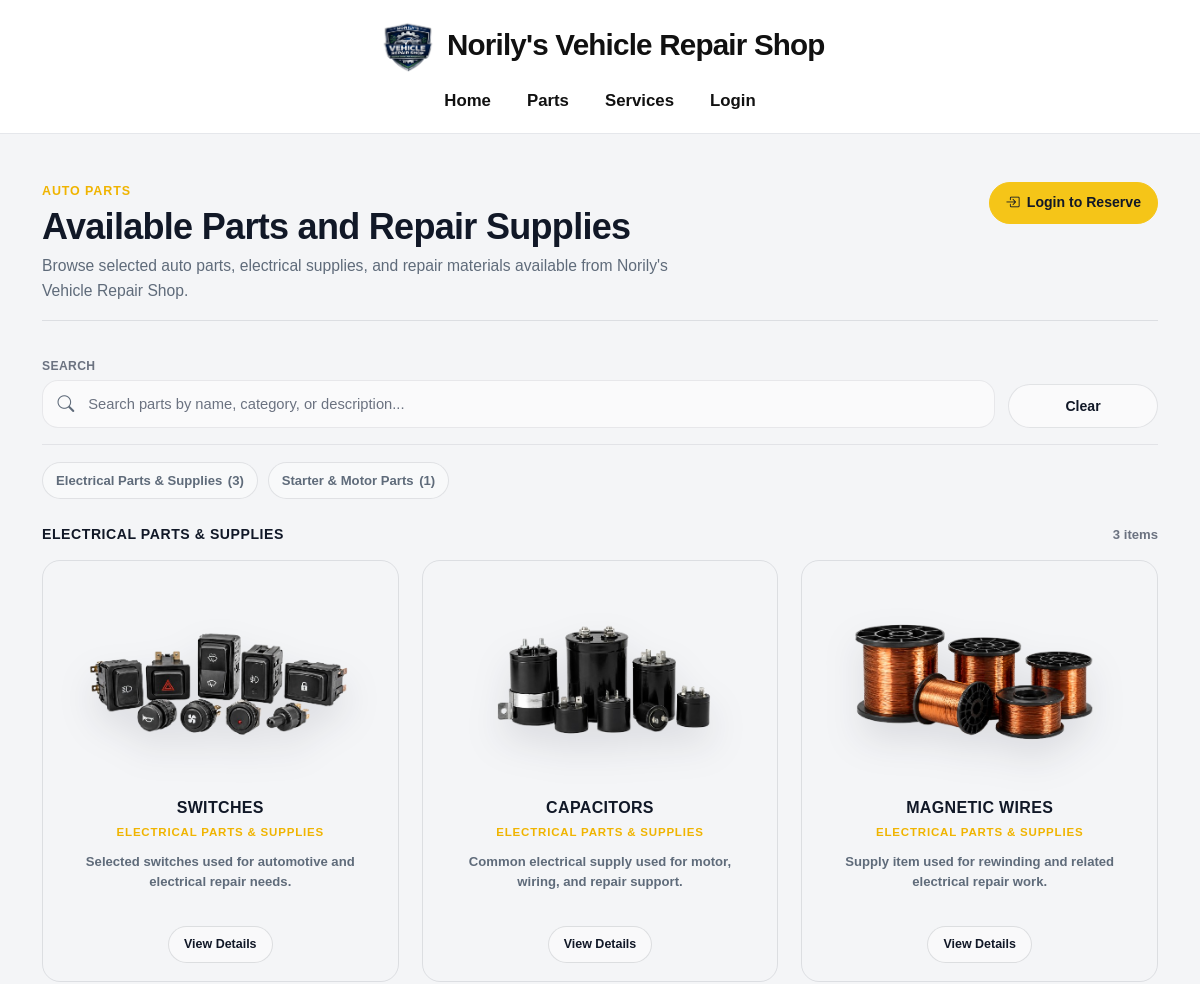
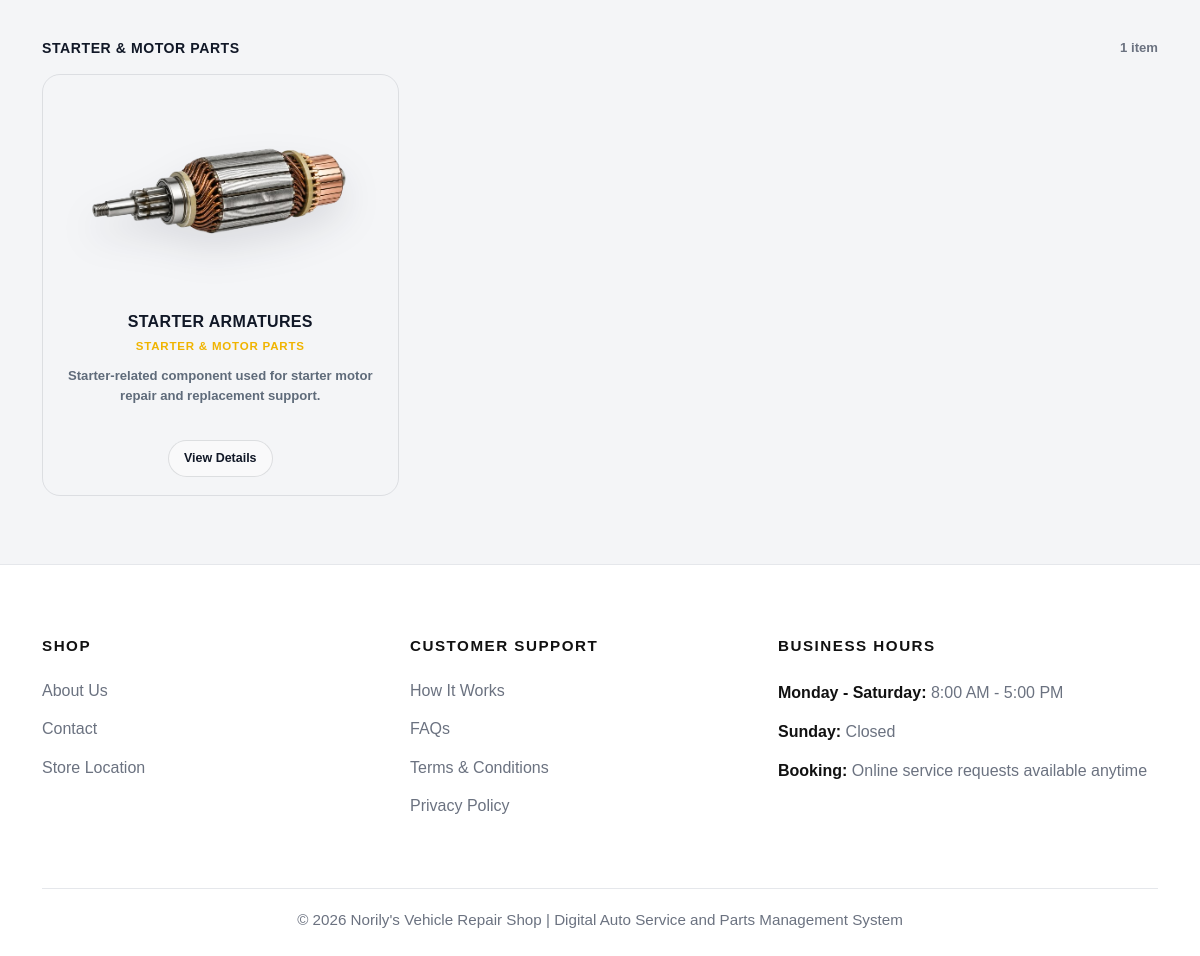
/public_pages/parts.php, run on an earlier commit of the app's database (2 pictures, top to bottom).
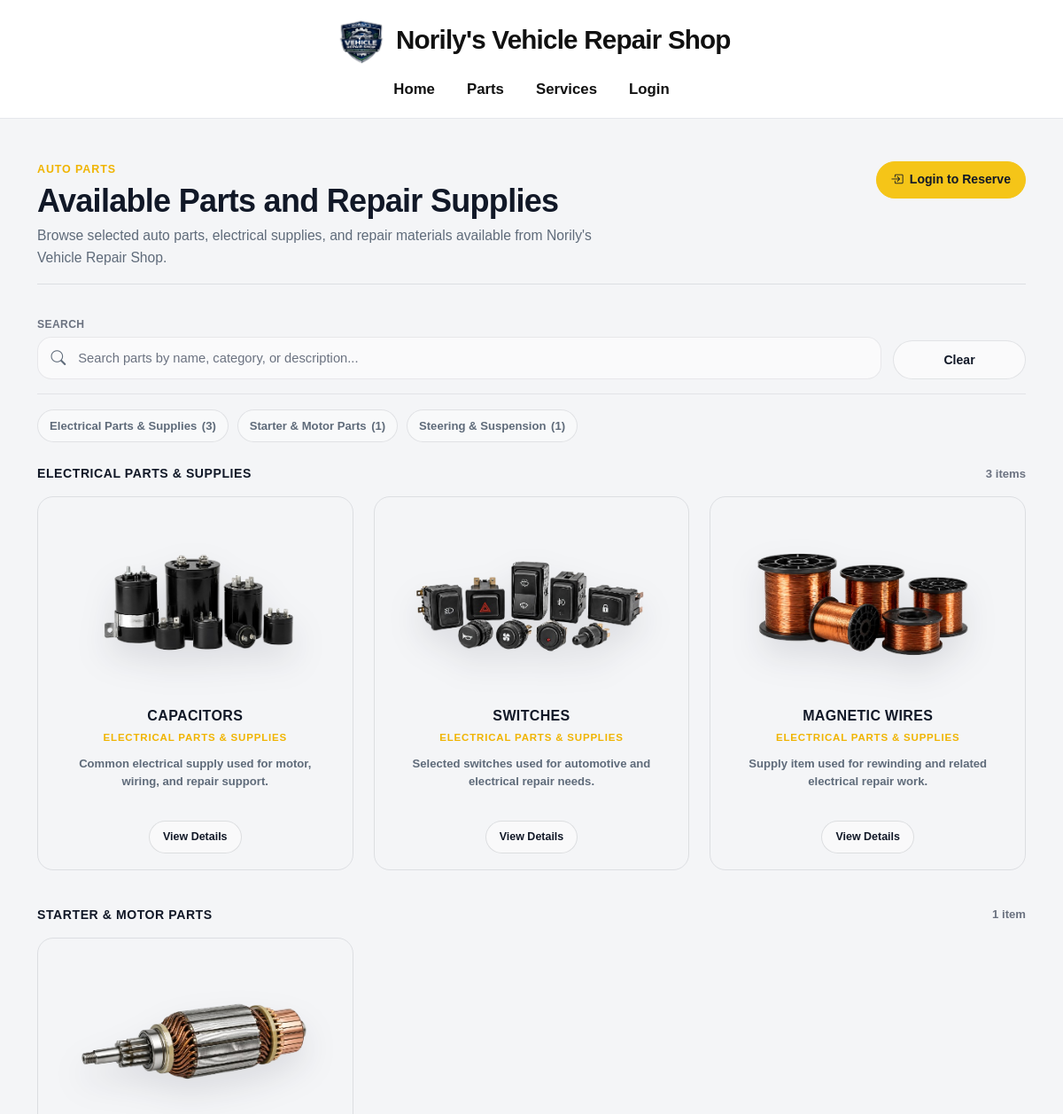
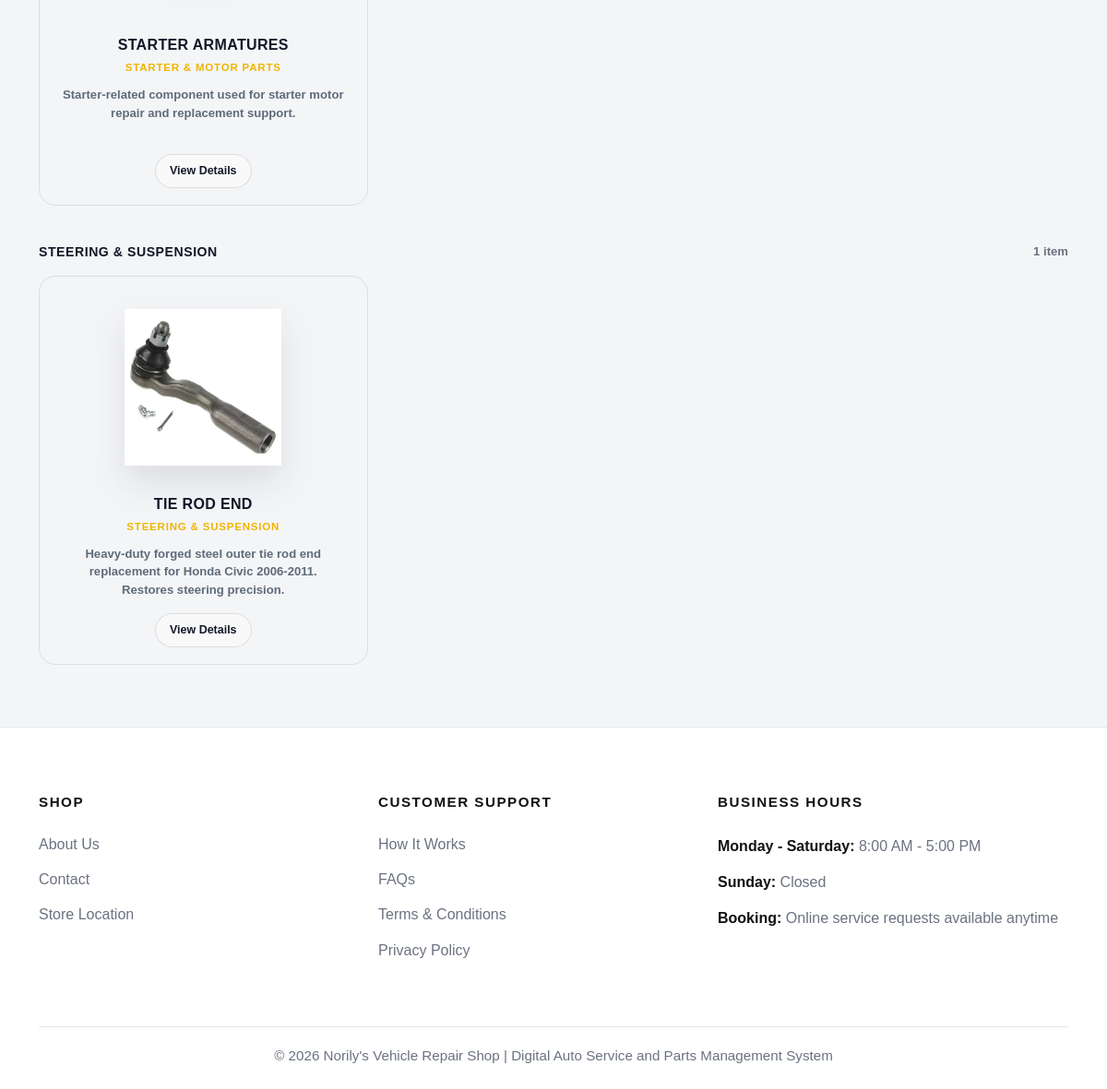
And on a later commit of the database (2 pictures, top to bottom).
### tables this page shows
CREATE TABLE `part` (
  `part_id` int(11) NOT NULL,
  `category` varchar(100) NOT NULL,
  `brand` varchar(100) DEFAULT NULL,
  `part_name` varchar(50) NOT NULL,
  `description` text DEFAULT NULL,
  `specification` text DEFAULT NULL,
  `compatibility` text DEFAULT NULL,
  `unit` varchar(50) DEFAULT 'piece',
  `unit_price` decimal(10,2) NOT NULL DEFAULT 0.00,
  `quantity_on_hand` smallint(6) NOT NULL DEFAULT 0,
  `low_stock_threshold` smallint(6) NOT NULL DEFAULT 3,
  `supplier_id` int(11) DEFAULT 1,
  `is_low_stock` tinyint(1) NOT NULL DEFAULT 0,
  `primary_supplier_id` int(11) DEFAULT 1,
  `is_active` tinyint(1) NOT NULL DEFAULT 1,
  `cost_price` decimal(10,2) DEFAULT NULL,
  `image` varchar(255) DEFAULT NULL,
  `full_description` text DEFAULT NULL
);

### public_pages/parts.php (the view, shortened to what this page needs)
<?php
$basePath = '../';
$database = new Database();
$db = $database->getConnection();
$partCategories = [];
$dbError = '';
function plainText($value, $fallback = '')
{
    $value = trim(html_entity_decode((string)($value ?? ''), ENT_QUOTES | ENT_HTML5, 'UTF-8'));
    return $value !== '' ? $value : $fallback;
}
function displayText($value, $fallback = 'N/A')
{
    $value = plainText($value, $fallback);
    return htmlspecialchars($value, ENT_QUOTES, 'UTF-8');
}
try {
    $query = "
        SELECT part_id, category, part_name, description, image
        FROM part
        WHERE is_active = 1
        ORDER BY category ASC, part_name ASC
    ";
    $stmt = $db->prepare($query);
    $stmt->execute();
    $parts = $stmt->fetchAll(PDO::FETCH_ASSOC);
    foreach ($parts as $part) {
        $categoryKey = plainText($part['category'] ?? '', 'Uncategorized');
        $partCategories[$categoryKey][] = $part;
    }
} catch (Exception $e) {
    $dbError = 'Unable to load parts at the moment.';
}
function partImagePath($image)
{
    return '../assets/images/parts/' . htmlspecialchars($image ?: 'default.png', ENT_QUOTES, 'UTF-8');
}
?>
<!DOCTYPE html>
<html lang="en">
<head>
<link href="https://cdn.jsdelivr.net/npm/bootstrap@5.3.0/dist/css/bootstrap.min.css" rel="stylesheet">
<link rel="stylesheet" href="https://cdn.jsdelivr.net/npm/bootstrap-icons@1.11.1/font/bootstrap-icons.css">
<link rel="stylesheet" href="../assets/css/style.css">
</head>
<body>
<?php include '../partials/public-navbar.php'; ?>
<main class="parts-page">
    <section class="parts-hero">
        <div class="container">
            <div class="parts-header">
                <div>
                    <div class="parts-kicker">Auto Parts</div>
                    <h1 class="parts-title">
                        Available Parts and Repair Supplies
                    </h1>
                    <p class="parts-subtext">
                        Browse selected auto parts, electrical supplies, and repair materials
                        available from Norily's Vehicle Repair Shop.
                    </p>
                </div>
                <a href="../views/login.php" class="parts-login-btn">
                    <i class="bi bi-box-arrow-in-right"></i>
                    Login to Reserve
                </a>
            </div>
        </div>
    </section>
    <section class="parts-catalog">
        <div class="container">
            <div class="parts-toolbar">
                <div>
                    <label class="parts-filter-label" for="partsSearch">Search</label>
                    <div class="parts-search-wrap">
                        <i class="bi bi-search"></i>
                        <input
                            type="text"
                            class="parts-search"
                            id="partsSearch"
                            placeholder="Search parts by name, category, or description..."
                            autocomplete="off"
                        >
                    </div>
                </div>
                <button type="button" class="parts-clear-btn" id="partsSearchBtn">
                    Clear
                </button>
            </div>
            <?php if (!$dbError && !empty($partCategories)): ?>
                <div class="category-nav">
                    <?php foreach ($partCategories as $category => $parts): ?>
                        <a href="#cat-<?= htmlspecialchars(md5($category), ENT_QUOTES, 'UTF-8') ?>" class="category-chip">
                            <?= displayText($category) ?>
                            <span>(<?= count($parts) ?>)</span>
                        </a>
                    <?php endforeach; ?>
                </div>
            <?php endif; ?>
            <?php if ($dbError): ?>
                <p class="parts-empty-state"><?= htmlspecialchars($dbError, ENT_QUOTES, 'UTF-8') ?></p>
            <?php elseif (empty($partCategories)): ?>
                <p class="parts-empty-state">No parts are currently available.</p>
            <?php else: ?>
                <?php foreach ($partCategories as $category => $parts): ?>
                    <section class="parts-category" id="cat-<?= htmlspecialchars(md5($category), ENT_QUOTES, 'UTF-8') ?>">
                        <div class="parts-category-header">
                            <h2 class="parts-category-title">
                                <?= displayText($category) ?>
                            </h2>
                            <span class="parts-category-count">
                                <?= count($parts) ?> item<?= count($parts) !== 1 ? 's' : '' ?>
                            </span>
                        </div>
                        <div class="parts-grid">
                            <?php foreach ($parts as $part): ?>
                                <?php
                                    $detailsUrl = 'part-details.php?id=' . urlencode($part['part_id']);
                                    $partNamePlain = plainText($part['part_name'] ?? '');
                                    $categoryPlain = plainText($part['category'] ?? '');
                                    $descriptionPlain = plainText($part['description'] ?? '');
                                ?>
                                <article
                                    class="part-card"
                                    data-part-name="<?= htmlspecialchars(strtolower($partNamePlain), ENT_QUOTES, 'UTF-8') ?>"
                                    data-part-category="<?= htmlspecialchars(strtolower($categoryPlain), ENT_QUOTES, 'UTF-8') ?>"
                                    data-part-type="<?= htmlspecialchars(strtolower($categoryPlain), ENT_QUOTES, 'UTF-8') ?>"
                                    data-part-description="<?= htmlspecialchars(strtolower($descriptionPlain), ENT_QUOTES, 'UTF-8') ?>"
                                >
                                    <a href="<?= htmlspecialchars($detailsUrl, ENT_QUOTES, 'UTF-8') ?>" class="part-link part-image-wrap">
                                        <img
                                            src="<?= partImagePath($part['image'] ?? '') ?>"
                                            alt="<?= displayText($part['part_name'] ?? 'Part image') ?>"
                                        >
                                    </a>
                                    <a href="<?= htmlspecialchars($detailsUrl, ENT_QUOTES, 'UTF-8') ?>" class="part-link">
                                        <h3 class="part-name">
                                            <?= displayText($part['part_name'] ?? '') ?>
                                        </h3>
                                    </a>
                                    <div class="part-category-label">
                                        <?= displayText($part['category'] ?? '') ?>
                                    </div>
                                    <p class="part-desc">
                                        <?= displayText($part['description'] ?? '', 'Part details are available upon shop confirmation.') ?>
                                    </p>
                                    <a href="<?= htmlspecialchars($detailsUrl, ENT_QUOTES, 'UTF-8') ?>" class="part-details-btn">
                                        View Details
                                    </a>
                                </article>
                            <?php endforeach; ?>
                        </div>
                    </section>
                <?php endforeach; ?>
            <?php endif; ?>
        </div>
    </section>
</main>
<?php include '../partials/public-footer.php'; ?>
</body>
</html>

### partials/public-navbar.php
<?php
$basePath = $basePath ?? '';
?>
<header class="site-header">
    <div class="container">
        <div class="brand-area">
            <a href="<?= $basePath ?>index.php" class="brand-link">
                <img src="<?= $basePath ?>assets/images/logo.png" alt="Norily's Vehicle Repair Shop Logo" class="brand-logo">
                <span class="brand-name">Norily's Vehicle Repair Shop</span>
            </a>
        </div>
        <nav class="main-nav">
            <a href="<?= $basePath ?>index.php">Home</a>
            <a href="<?= $basePath ?>public_pages/parts.php">Parts</a>
            <a href="<?= $basePath ?>public_pages/services.php">Services</a>
            <a href="<?= $basePath ?>views/login.php">Login</a>
        </nav>
    </div>
</header>

### partials/public-footer.php
<?php
$basePath = $basePath ?? '';
?>
<footer class="footer">
    <div class="container">
        <div class="footer-grid">
            <div class="footer-column">
                <h6>Shop</h6>
                <a href="<?= $basePath ?>public_pages/about.php">About Us</a>
                <a href="<?= $basePath ?>public_pages/contact.php">Contact</a>
                <a href="<?= $basePath ?>public_pages/location.php">Store Location</a>
            </div>
            <div class="footer-column">
                <h6>Customer Support</h6>
                <a href="<?= $basePath ?>public_pages/how-it-works.php">How It Works</a>
                <a href="<?= $basePath ?>public_pages/faqs.php">FAQs</a>
                <a href="<?= $basePath ?>public_pages/terms.php">Terms & Conditions</a>
                <a href="<?= $basePath ?>public_pages/privacy.php">Privacy Policy</a>
            </div>
            <div class="footer-column footer-contact">
                <h6>Business Hours</h6>
                <p><strong>Monday - Saturday:</strong> 8:00 AM - 5:00 PM</p>
                <p><strong>Sunday:</strong> Closed</p>
                <p><strong>Booking:</strong> Online service requests available anytime</p>
            </div>
        </div>
        <div class="footer-bottom">
            <p>© 2026 Norily's Vehicle Repair Shop | Digital Auto Service and Parts Management System</p>
        </div>
    </div>
</footer>

### assets/css/style.css (style rules this page uses)
:root { --primary-yellow: #f5c518; --yellow-dark: #d9a900; --black: #111111; --dark-gray: #1f2937; --muted-gray: #6b7280; --light-gray: #f5f5f5; --border-light: #e5e7eb; --white: #ffffff; --success-bg: #d1fae5; --success-text: #047857; --warning-bg: #fef3c7; --warning-text: #92400e; --danger-bg: #fee2e2; --danger-text: #b91c1c; --dashboard-sidebar-bg: #111111; --dashboard-sidebar-hover: #1f1f1f; --dashboard-primary: #f5c518; --dashboard-primary-hover: #d9a900; --dashboard-primary-soft: #fff8d6; --dashboard-success: #047857; --dashboard-danger: #d72e2e; --dashboard-warning: #d97706; --dashboard-bg: #f5f5f5; --dashboard-card-bg: #ffffff; --dashboard-text-main: #111111; --dashboard-text-muted: #6b7280; --dashboard-cloud: #d1d5db; --dashboard-ocean: #f5c518; }
html { scroll-behavior: smooth; }
body { font-family: Arial, sans-serif; color: var(--black); background: var(--white); }
.site-header { background: var(--white); border-bottom: 1px solid var(--border-light); padding: 1rem 0 1.2rem; position: sticky; top: 0; z-index: 1000; }
.brand-area { display: flex; justify-content: center; align-items: center; margin-bottom: 0.9rem; }
.brand-link { display: inline-flex; align-items: center; justify-content: center; gap: 0.85rem; color: var(--black); text-decoration: none; }
.brand-logo { width: 58px; height: 58px; object-fit: contain; flex-shrink: 0; }
.brand-name { font-size: 1.85rem; font-weight: 900; letter-spacing: -0.8px; line-height: 1.1; text-align: left; margin: 0; }
.main-nav { display: flex; justify-content: center; align-items: center; gap: clamp(1.25rem, 3vw, 3rem); flex-wrap: wrap; }
.main-nav a { color: var(--black); text-decoration: none; font-size: 1.05rem; font-weight: 600; transition: color 0.2s ease; }
.footer { background: var(--white); border-top: 1px solid var(--border-light); padding: 4.5rem 0 1.5rem; margin-top: 0; }
.footer-grid { display: grid; grid-template-columns: 1fr 1fr 1.25fr; gap: 4rem; margin-bottom: 3.5rem; }
.footer-column h6 { color: var(--black); font-size: 0.95rem; font-weight: 900; letter-spacing: 1.5px; text-transform: uppercase; margin-bottom: 1.5rem; }
.footer-column a { display: block; color: var(--muted-gray); text-decoration: none; font-size: 1rem; line-height: 1.5; margin-bottom: 0.9rem; transition: color 0.2s ease; }
.footer-contact p { color: var(--muted-gray); font-size: 1rem; line-height: 1.7; margin-bottom: 0.75rem; }
.footer-contact strong { color: var(--black); }
.footer-bottom { border-top: 1px solid var(--border-light); padding-top: 1.25rem; text-align: center; }
.footer-bottom p { color: var(--muted-gray); font-size: 0.95rem; margin: 0; }

What changed in the data, as far as the page shows it:
changed part "CAPACITORS": moves up the list
added part: image (picture), part_name "TIE ROD END", category "STEERING & SUSPENSION", description "Heavy-duty forged steel outer tie rod end replacement for Honda Civic 2006-2011. Restores steering precision."
Also different on the page:
new list line: "Steering & Suspension ( 1 )"
new list line: "STEERING & SUSPENSION 1 item"
